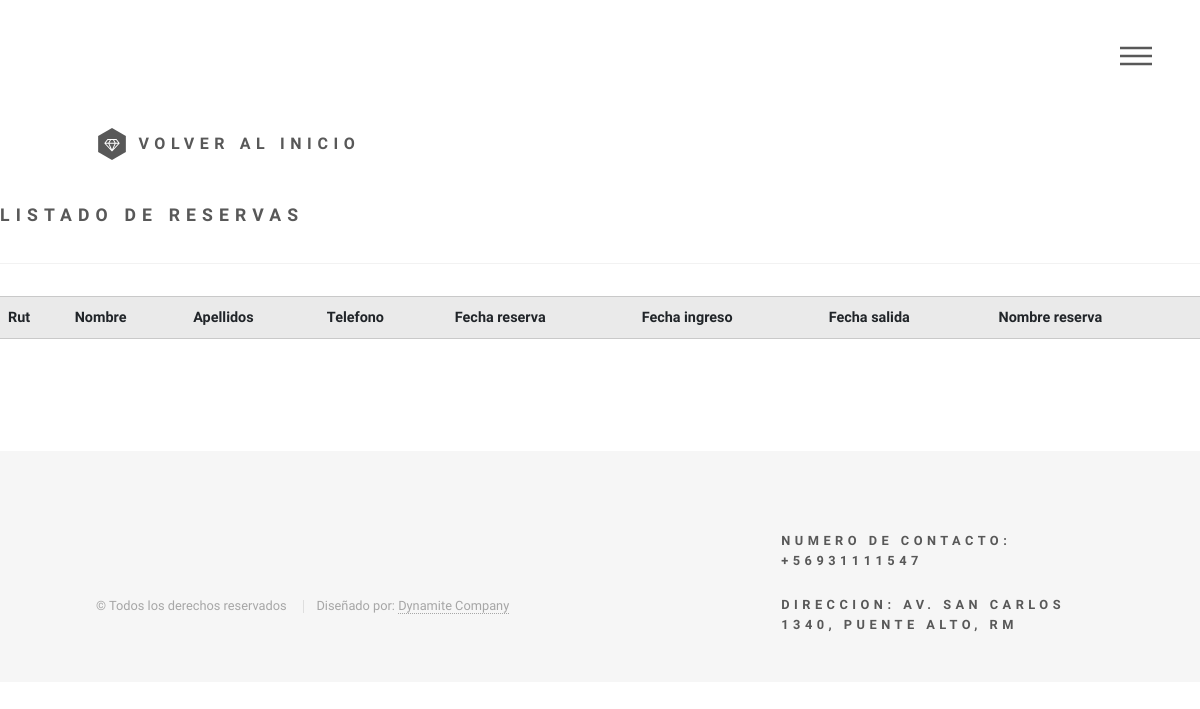
The page /listar-huesped/ on the database as committed earlier.
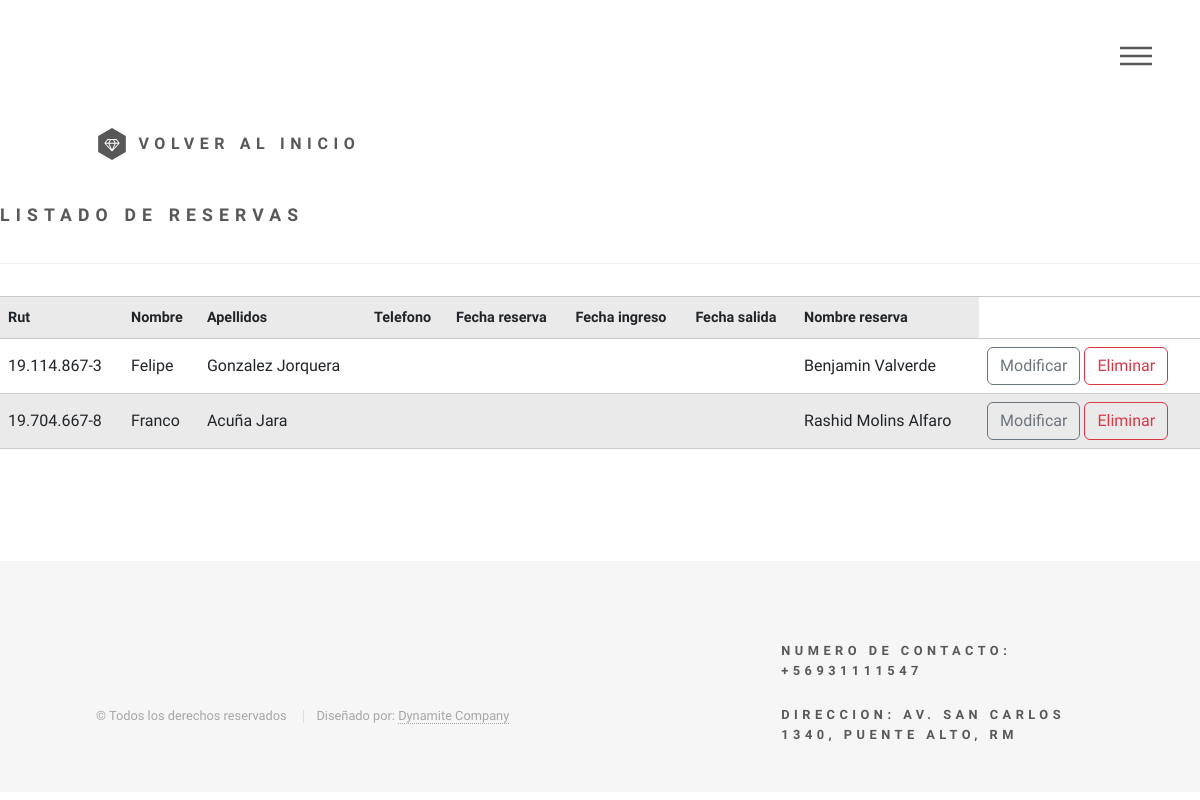
The same page on the database as committed later.
### app/models.py (models this page shows, shortened)
class Huesped(models.Model):
    rut = models.CharField(primary_key=True, max_length=20)
    nombre = models.CharField(max_length=20)
    apellido_paterno = models.CharField(max_length=20)
    apellido_materno = models.CharField(max_length=20)
    reserva_id_reserva = models.ForeignKey(Reserva, models.PROTECT)
    class Meta:
        verbose_name = "Huesped"
        verbose_name_plural = "Huespedes"

class Reserva(models.Model):
    id_reserva = models.AutoField(primary_key=True)
    nombre = models.CharField(max_length=20)
    apellidos = models.CharField(max_length=40)
    fecha_reserva = models.DateField()
    email = models.CharField(max_length=40)
    fecha_ingreso = models.DateField()
    fecha_salida = models.DateField()
    telefono_contacto = models.CharField(max_length=15)
    precio_nro_habi = models.ForeignKey(HabitacionPrecio, models.PROTECT)
    tipo_habitacion = models.ForeignKey(TipoHabitacion, models.PROTECT)
    servicio_comedor = models.ForeignKey(Minuta, models.PROTECT)
    cliente_rut = models.ForeignKey(Cliente, models.PROTECT)
    id_promocion = models.ForeignKey(Promociones, models.PROTECT)
    class Meta:
        verbose_name = "Reserva"
        verbose_name_plural = "Reservas"
    def __str__(self) :
        return self.nombre + '  ' + self.apellidos

### app/views.py (the view)
# urls.py: path('listar-huesped/', listar_huesped, name="listar_huesped"),
def listar_huesped(request):
    huesped = Huesped.objects.all()
    data = {
        'huesped': huesped
    }
    return render(request, 'app/huesped/listar.html', data)

### app/templates/app/huesped/listar.html
{% extends 'app/base.html' %}
{% block contenido1 %}
	<a href="{% url 'home' %}" class="logo">
		<span class="symbol"><img src="../media/logo.svg" alt="" /></span><span
			class="title">Volver al Inicio</span>
	</a>
{% endblock %}
{% block contenido %}
        <h2>Listado de reservas</h2>
        <hr>
        <table class="table table-striped table-hover table-responsive-sm">
            <tr>
                <th>Rut</th>
                <th>Nombre</th>
                <th>Apellidos</th>
                <th>Telefono</th>
                <th>Fecha reserva</th>
                <th>Fecha ingreso</th>
                <th>Fecha salida</th>
                <th>Nombre reserva</th>
            </tr>
            {% for h in huesped %}
            <tr>
                <td>{{ h.rut }}</td>
                <td>{{ h.nombre }}</td>
                <td>{{ h.apellido_paterno }} {{ h.apellido_materno }}</td>
                <td>{{ h.telefono }}</td>
                <td>{{ h.fecha_reserva }}</td>
                <td>{{ h.fecha_ingreso }}</td>
                <td>{{ h.fecha_salida }}</td>
                <td>{{ h.reserva_id_reserva }}</td>
                <td>
                    <a href="{% url 'modificar_huesped' h.rut %}" class="btn btn-outline-secondary">Modificar</a>
                    <a href="{% url 'eliminar_huesped' h.rut %}" class="btn btn-outline-danger">Eliminar</a>
                </td>
            </tr>
            {% endfor %}
        </table>
{% endblock %}

Rows that differ between the two databases and show on the page:
added Huesped: rut "19.114.867-3", nombre "Felipe", apellido_paterno "Gonzalez", apellido_materno "Jorquera", reserva_id_reserva "Benjamin Valverde"
added Huesped: rut "19.704.667-8", nombre "Franco", apellido_paterno "Acuña", apellido_materno "Jara", reserva_id_reserva "Rashid Molins Alfaro"
